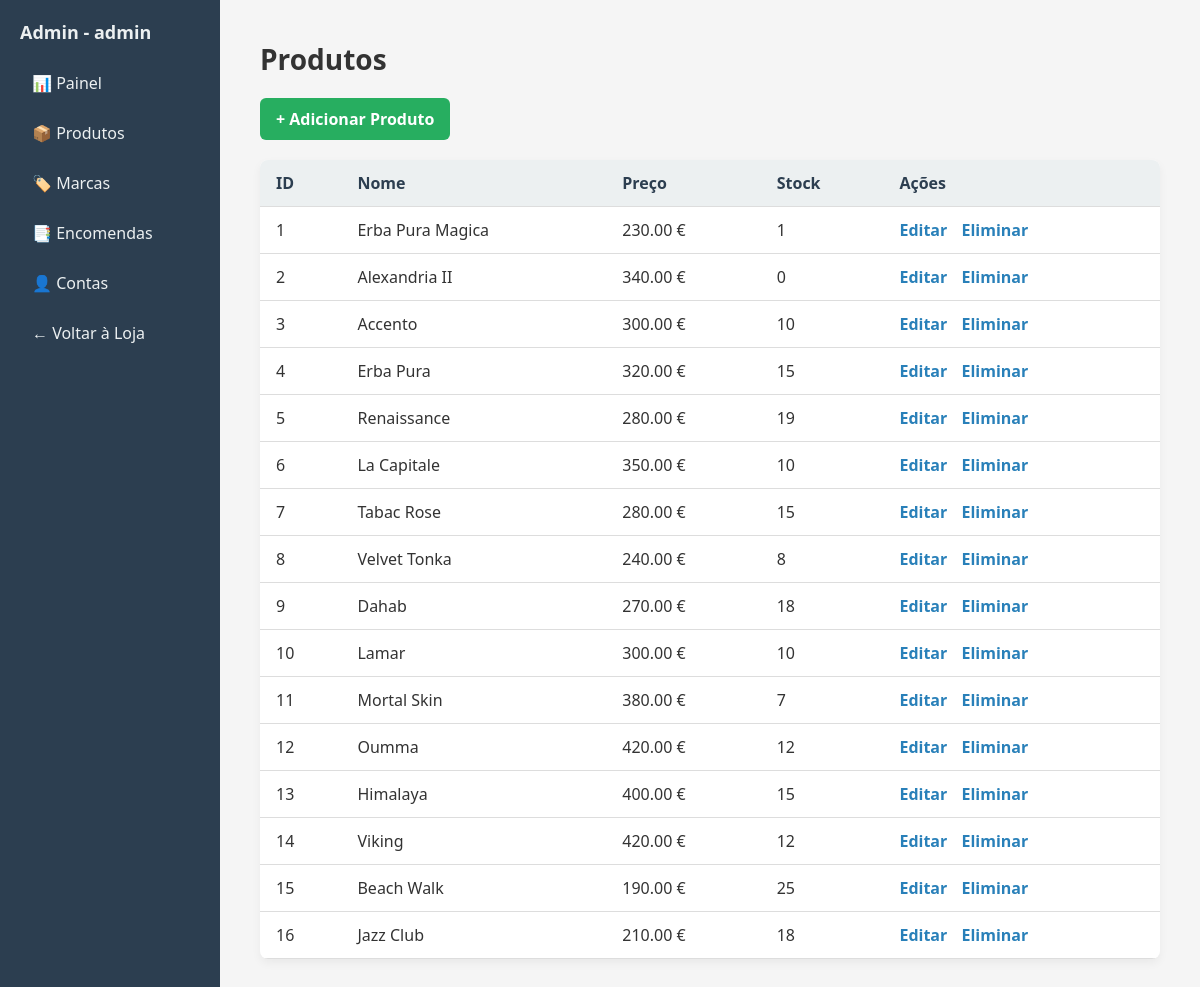
Page /dashboard/produtos.php (signed in) on the earlier database version.
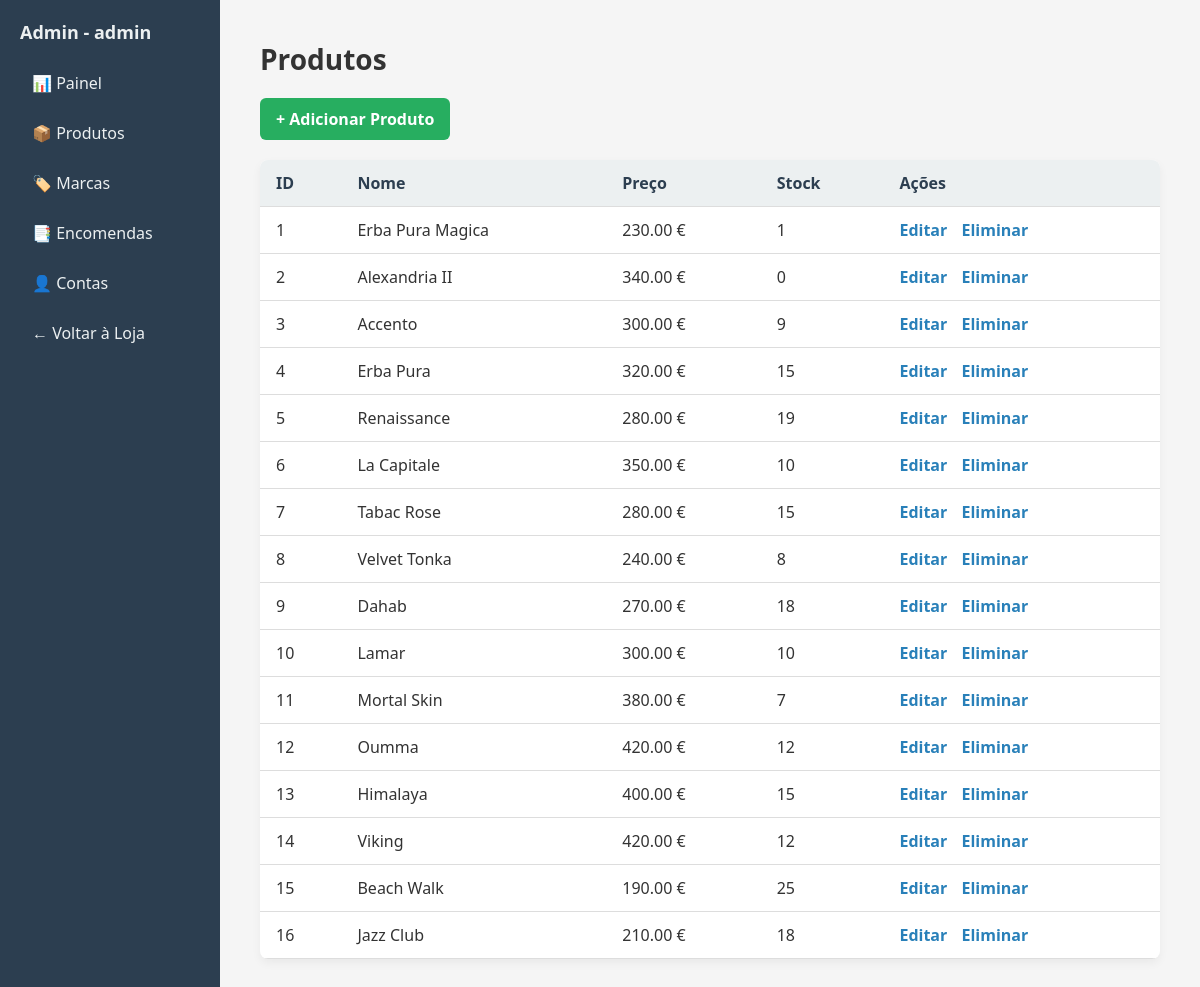
Same page on the later database version.
### tables this page shows
CREATE TABLE `perfumes` (
  `id_perfume` int(11) NOT NULL,
  `nome` varchar(255) NOT NULL,
  `descricao` text NOT NULL,
  `preco` decimal(10,2) NOT NULL,
  `caminho_imagem` varchar(255) NOT NULL,
  `caminho_imagem_hover` varchar(255) NOT NULL,
  `id_marca` int(11) NOT NULL,
  `id_familia` int(11) DEFAULT NULL,
  `stock` int(11) DEFAULT 0
);

### config.php (called while the page is built, shortened)
<?php
$host = 'localhost';
$user = 'root';
$password = '';
$dbname = 'perfumes_nicho';
try {
    $pdo = new PDO("mysql:host=$host;dbname=$dbname;charset=utf8", $user, $password);
    $pdo->setAttribute(PDO::ATTR_ERRMODE, PDO::ERRMODE_EXCEPTION);
} catch (PDOException $e) {
    die("Erro PDO: " . $e->getMessage());
}
function listarPerfumes($termo = '', $precoMin = null, $precoMax = null, $filtroMarcas = [], $familias = [], $disponibilidade = null, $ordenacao = '') {
    global $pdo;
    $sql = "SELECT perfumes.id_perfume, perfumes.nome, perfumes.preco, perfumes.caminho_imagem,
                   perfumes.caminho_imagem_hover, perfumes.stock, marcas.nome AS marca
            FROM perfumes
            JOIN marcas ON perfumes.id_marca = marcas.id_marca
            WHERE 1=1";
    $params = [];
    $stmt = $pdo->prepare($sql);
    $stmt->execute();
    return $stmt->fetchAll(PDO::FETCH_ASSOC);
}
?>

### dashboard/produtos.php (the view, shortened to what this page needs)
<?php
include('../config.php');
$nome = $_SESSION['username'] ?? 'Desconhecido';
$produtos = listarPerfumes();
?>
<!DOCTYPE html>
<html lang="pt">
<head>
    <link rel="stylesheet" href="./styles.css">
</head>
<body>
    <div class="sidebar">
        <h2>Admin - <?= htmlspecialchars($nome) ?></h2>
        <ul>
            <li><a href="dashboard.php">📊 Painel</a></li>
            <li><a href="produtos.php">📦 Produtos</a></li>
            <li><a href="marcas.php">🏷️ Marcas</a></li>
            <li><a href="encomendas.php">📑 Encomendas</a></li>
            <li><a href="contas.php">👤 Contas</a></li>
            <li><a href="../index.php">← Voltar à Loja</a></li>
        </ul>
    </div>
    <div class="main-content">
        <h1>Produtos</h1>
        <a href="adicionar_produto.php" class="botao-adicionar">+ Adicionar Produto</a>
        <table>
            <thead>
                <tr>
                    <th>ID</th>
                    <th>Nome</th>
                    <th>Preço</th>
                    <th>Stock</th>
                    <th>Ações</th>
                </tr>
            </thead>
            <tbody>
                <?php foreach ($produtos as $produto): ?>
                <tr>
                    <td><?= $produto['id_perfume'] ?></td>
                    <td><?= htmlspecialchars($produto['nome']) ?></td>
                    <td><?= number_format($produto['preco'], 2) ?> €</td>
                    <td><?= $produto['stock'] ?></td>
                    <td>
                        <a href="editar_produto.php?id=<?= $produto['id_perfume'] ?>">Editar</a>
                        <a href="eliminar_produto.php?id=<?= $produto['id_perfume'] ?>" class="eliminar-link">Eliminar</a>
                    </td>
                </tr>
                <?php endforeach; ?>
            </tbody>
        </table>
    </div>
</body>
</html>

Differences in the rows shown:
changed perfumes "Accento": stock "10" → "9"
